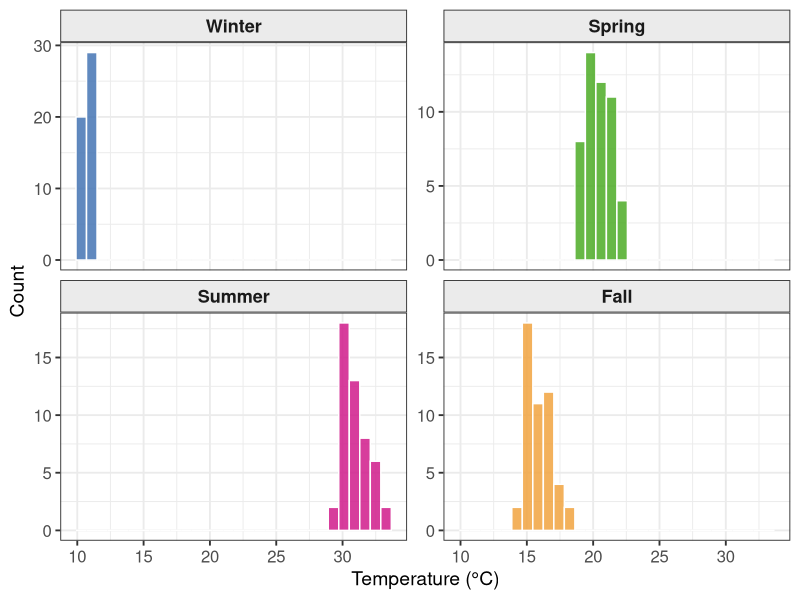
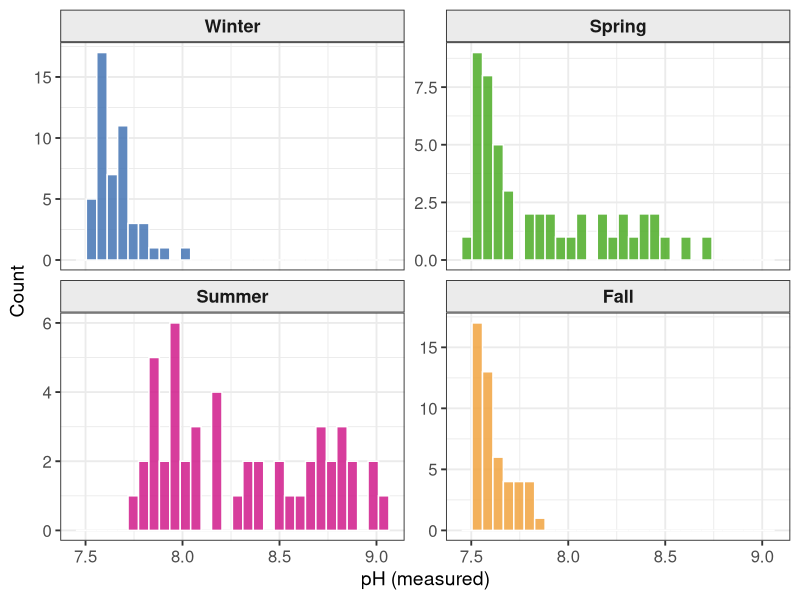
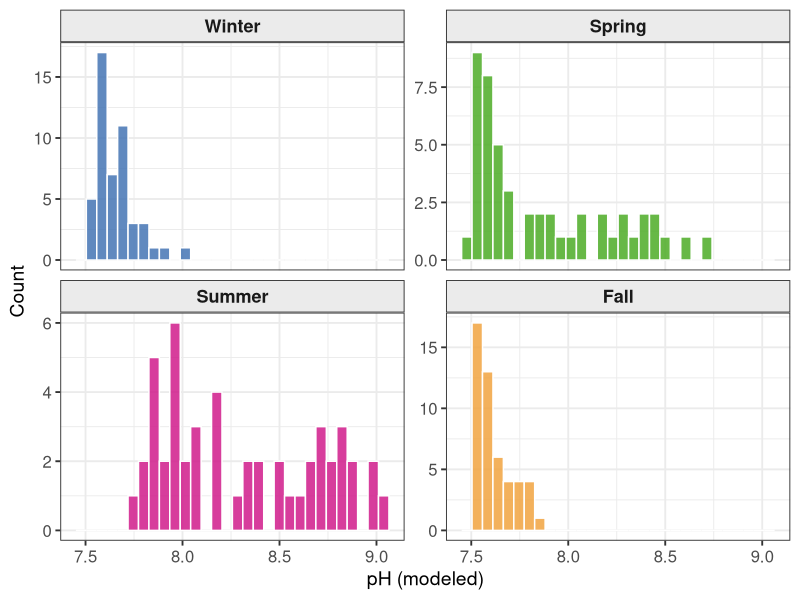
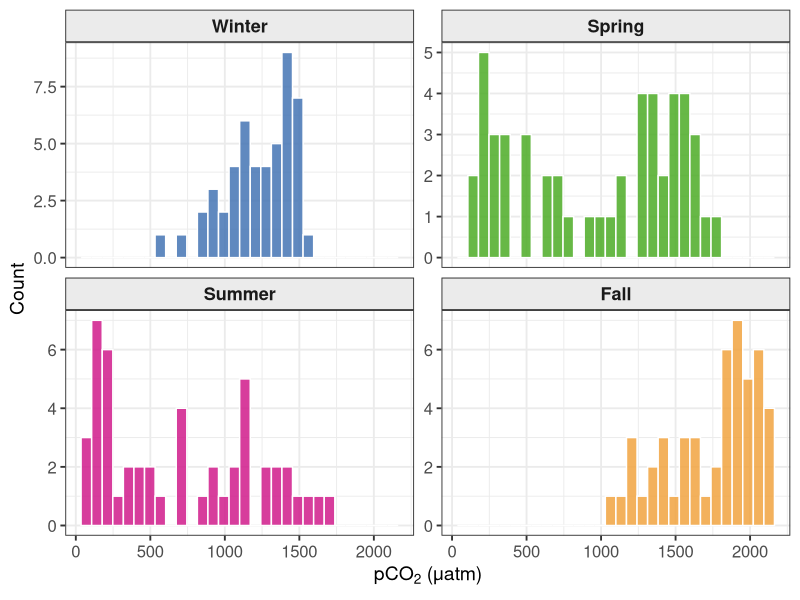
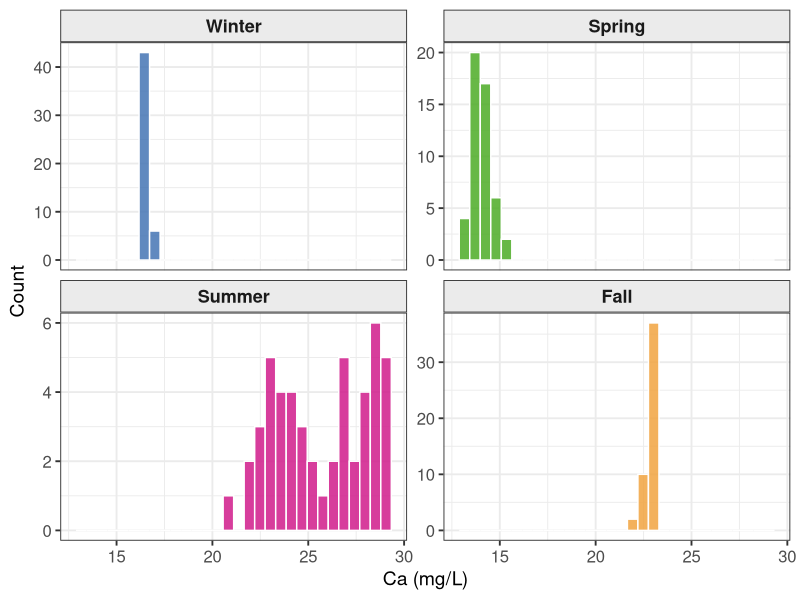
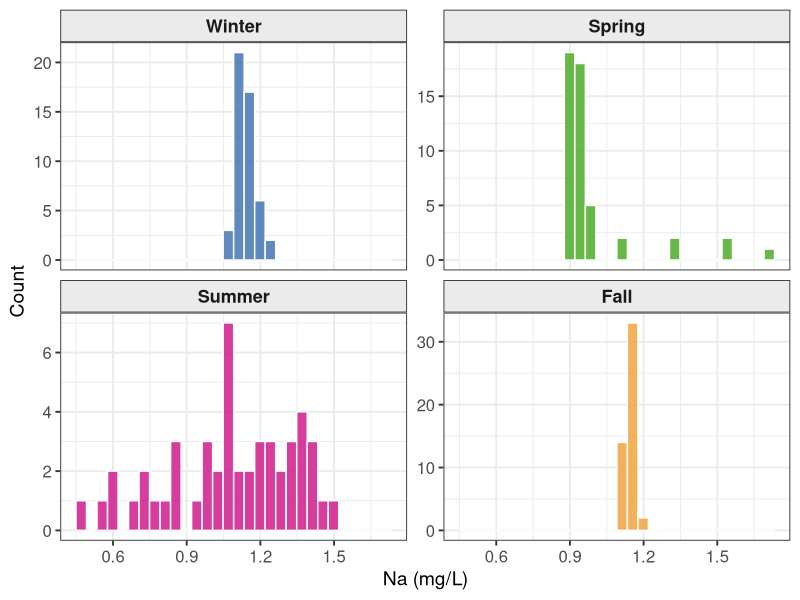
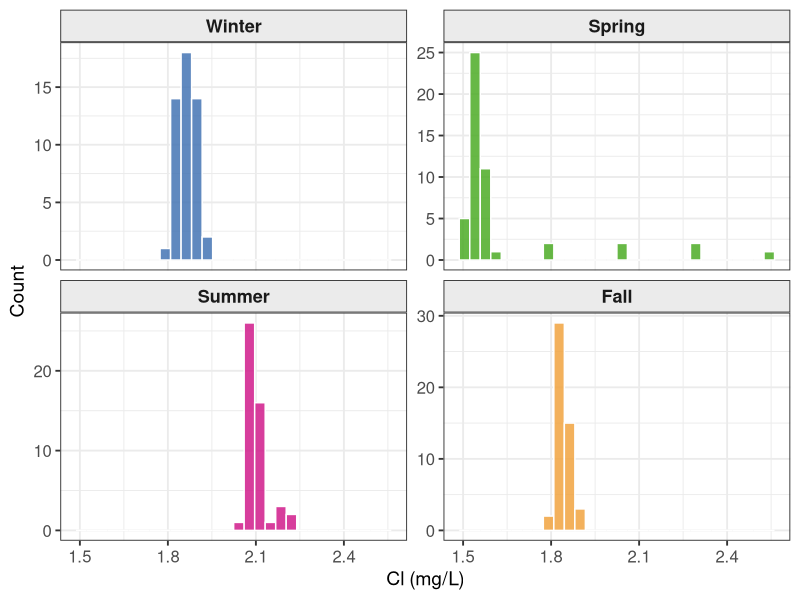
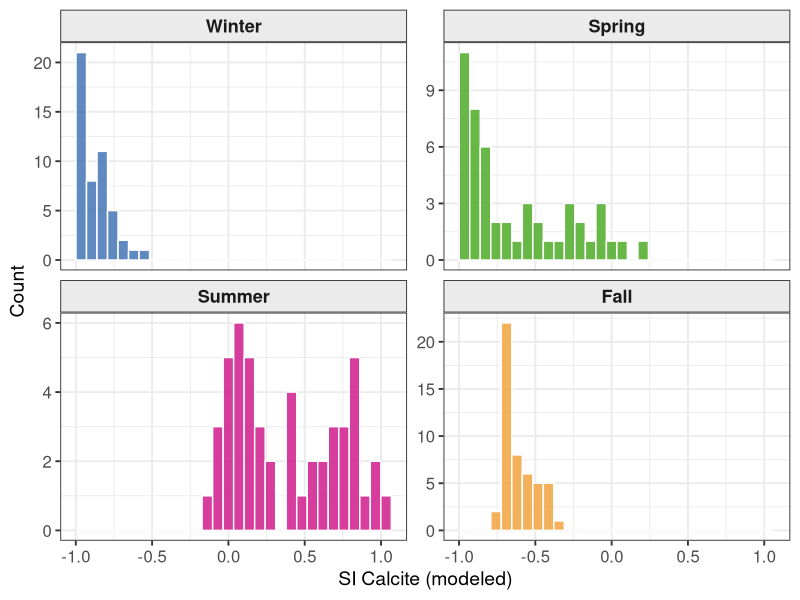

The R source for these figures, in order: (Note: this script raises an error after producing the figures.)
## ---- chunk 1
# nolint: start
library(tidyverse)
library(lubridate)
library(scales)
library(knitr)
library(kableExtra)

# Suppress R CMD CHECK warnings for tidyverse NSE (non-standard evaluation)
utils::globalVariables(c(
  "Season", "DateTime", "Daylight_flag", "is_night", "block_id", "xmin", "xmax",
  "Parameter", "Value", "Type", "n", "Mean", "SD", "Median", "Min", "Max",
  "Variable", "GPP_observed_mgO2Lh", "GPP_modeled_mgO2Lh",
  "ER_observed_mgO2Lh", "ER_modeled_mgO2Lh", "NEP_mgO2Lh",
  "SI_Calcite", "SIc", "Ca_measured_mgL", "pCO2_uatm", "CO2flux_mmol_m2_d",
  "pH_measured", "pH_modeled", "Temperature_C", "PAR_Wm2",
  "KO2_m_d", "k600_m_d", "CO2aq_mgL", "HCO3_mgL", "CO3_mgL", "DIC_mgL",
  "d13C_DIC_measured", "d13C_DIC_modeled", "d13C_residual",
  "d13C_CO2aq_eq", "d13C_HCO3_eq", "Na_measured_mgL", "Cl_measured_mgL",
  "SI_scaled", "SIc_scaled", "flux_pos", "flux_neg", "y_outgas", "y_ingas"
))
# nolint: end

# Create output directory for plots
dir.create("plots", showWarnings = FALSE)

# Helper: save a ggplot in both PNG and SVG
save_plot <- function(p, name, width = 12, height = 6, dpi = 300) {
  ggsave(file.path("plots", paste0(name, ".png")), p, # nolint: unmatched_fun
         width = width, height = height, dpi = dpi, bg = "white")
  ggsave(file.path("plots", paste0(name, ".svg")), p, # nolint: unmatched_fun
         width = width, height = height, bg = "white")
  invisible(p)
}

# Publication-quality theme (base_size = 14 → ~8 pt at double-column print
# width). Adjust base_size if targeting a different final print size.
theme_pub <- theme_bw(base_size = 14) +
  theme(
    plot.title         = element_text(face = "bold", size = 16),
    axis.title         = element_text(size = 14),
    axis.text          = element_text(size = 12),
    strip.text         = element_text(size = 13, face = "bold"),
    strip.background   = element_rect(fill = "grey92"),
    legend.title       = element_text(size = 13),
    legend.text        = element_text(size = 12),
    legend.key.size    = unit(0.8, "lines")
  )

# Helper: build a data frame of contiguous night-time intervals for
# geom_rect shading. Each row in the source data is assumed to cover one
# hour; rectangles are padded by ±30 min so they span the full hour of
# each timestep.
get_night_rects <- function(data) {
  data |>
    arrange(Season, DateTime) |> # nolint: unmatched_fun
    group_by(Season) |> # nolint: unmatched_fun
    mutate( # nolint: unmatched_fun
      is_night = Daylight_flag == 0, # nolint: object_name
      block_id = cumsum(is_night != lag(is_night, default = FALSE)) # nolint: object_name
    ) |>
    filter(is_night) |>
    group_by(Season, block_id) |> # nolint: object_name
    summarise( # nolint: unmatched_fun
      xmin = min(DateTime) - minutes(30),
      xmax = max(DateTime) + minutes(30),
      .groups = "drop"
    )
}

# Shorthand geom for night shading (drawn first so it sits behind all data)
night_rect <- function(night_df) {
  geom_rect( # nolint: unmatched_fun
    data        = night_df,
    aes(xmin = xmin, xmax = xmax, ymin = -Inf, ymax = Inf), # nolint: unmatched_fun, object_name
    fill        = "grey80",
    alpha       = 0.45,
    inherit.aes = FALSE
  )
}

season_levels <- c("Winter", "Spring", "Summer", "Fall")
season_colors <- c(Winter = "#4575b4", Spring = "#4dac26",
                   Summer = "#d01c8b", Fall   = "#f1a340")
## ---- chunk 2
df <- read_csv("Diel_v9_results_allseasons.csv") |>
  mutate(
    DateTime = mdy_hm(DateTime),
    Season   = factor(Season, levels = season_levels)
  )

cat("Rows:", nrow(df), "\n")
cat("Seasons present:", paste(levels(droplevels(df$Season)), collapse = ", "), "\n")
cat("Date range:", format(min(df$DateTime, na.rm = TRUE)),
    "to", format(max(df$DateTime, na.rm = TRUE)), "\n")
glimpse(df)
## ---- chunk 3
# Pre-compute night intervals once; reused in every time-series plot
night_df <- get_night_rects(df)

# Subsample observed data to one point every four hours (first point of each season
# is always included; row_number() %% 4 == 1 picks rows 1, 5, 9, … per season)
obs_subsample <- df |>
  group_by(Season) |>
  arrange(DateTime) |>
  filter(row_number() %% 4 == 1) |>
  ungroup()
## ---- chunk 4
# Numeric parameters to analyse — excludes binary Daylight_flag
num_params <- c(
  "Temperature_C", "pH_measured", "pH_modeled", "pCO2_uatm",
  "Ca_measured_mgL", "Na_measured_mgL", "Cl_measured_mgL", "SI_Calcite",
  "PAR_Wm2", "GPP_observed_mgO2Lh", "GPP_modeled_mgO2Lh",
  "ER_observed_mgO2Lh", "ER_modeled_mgO2Lh", "NEP_mgO2Lh",
  "KO2_m_d", "k600_m_d", "CO2flux_mmol_m2_d",
  "CO2aq_mgL", "HCO3_mgL", "CO3_mgL", "DIC_mgL",
  "d13C_DIC_measured", "d13C_DIC_modeled", "d13C_residual",
  "d13C_CO2aq_eq", "d13C_HCO3_eq",
  "SIc"
)

# Human-readable axis labels — uses plotmath expression() for sub/superscripts,
# which renders correctly on all R graphics devices including HTML notebooks.
param_labels <- list(
  Temperature_C          = "Temperature (°C)",
  pH_measured            = "pH (measured)",
  pH_modeled             = "pH (modeled)",
  pCO2_uatm              = expression(pCO[2]~"(μatm)"),
  Ca_measured_mgL        = "Ca (mg/L)",
  Na_measured_mgL        = "Na (mg/L)",
  Cl_measured_mgL        = "Cl (mg/L)",
  SI_Calcite             = "SI Calcite (modeled)",
  SIc                    = "SI Calcite (measured)",
  PAR_Wm2                = expression("PAR (W/m"^2*")"),
  GPP_observed_mgO2Lh    = expression("GPP observed (mg"*O[2]*"/L/h)"),
  GPP_modeled_mgO2Lh     = expression("GPP modeled (mg"*O[2]*"/L/h)"),
  ER_observed_mgO2Lh     = expression("ER observed (mg"*O[2]*"/L/h)"),
  ER_modeled_mgO2Lh      = expression("ER modeled (mg"*O[2]*"/L/h)"),
  NEP_mgO2Lh             = expression("NEP (mg"*O[2]*"/L/h)"),
  KO2_m_d                = expression(KO[2]~"(m/d)"),
  k600_m_d               = expression(k[600]~"(m/d)"),
  CO2flux_mmol_m2_d      = expression(CO[2]~"flux (mmol/m"^2*"/d)"),
  CO2aq_mgL              = expression(CO[2]~"aq (mg/L)"),
  HCO3_mgL               = expression(HCO[3]^"-"~"(mg/L)"),
  CO3_mgL                = expression(CO[3]^"2-"~"(mg/L)"),
  DIC_mgL                = "DIC (mg/L)",
  d13C_DIC_measured      = expression(delta^13*"C DIC measured (‰)"),
  d13C_DIC_modeled       = expression(delta^13*"C DIC modeled (‰)"),
  d13C_residual          = expression(delta^13*"C residual (‰)"),
  d13C_CO2aq_eq          = expression(delta^13*"C"~CO[2]~"aq eq (‰)"),
  d13C_HCO3_eq           = expression(delta^13*"C"~HCO[3]^"-"~"eq (‰)")
)

plabel <- function(p) {
  lbl <- param_labels[[p]]
  if (is.null(lbl)) p else lbl
}

# Observed / modeled column pairs (used for combined time-series & stat tests)
obs_mod_pairs <- list(
  pH = list(
    obs   = "pH_measured",
    mod   = "pH_modeled",
    label = "pH"
  ),
  GPP = list(
    obs   = "GPP_observed_mgO2Lh",
    mod   = "GPP_modeled_mgO2Lh",
    label = expression("GPP (mg"*O[2]*"/L/h)")
  ),
  ER = list(
    obs   = "ER_observed_mgO2Lh",
    mod   = "ER_modeled_mgO2Lh",
    label = expression("ER (mg"*O[2]*"/L/h)")
  ),
  d13C_DIC = list(
    obs   = "d13C_DIC_measured",
    mod   = "d13C_DIC_modeled",
    label = expression(delta^13*"C DIC (‰)")
  )
)

# Columns that will appear in a combined obs+mod time-series plot
combined_cols <- unlist(lapply(obs_mod_pairs, function(x) c(x$obs, x$mod)))

# Special-case parameters with bespoke plots
special_ts <- c("pCO2_uatm", "Ca_measured_mgL", "SI_Calcite", "SIc", "CO2flux_mmol_m2_d")

# Remaining parameters get a standard standalone time-series
standalone_ts <- setdiff(num_params, c(combined_cols, special_ts))
## ---- chunk 5
for (p in num_params) {
  pl <- ggplot(df, aes(x = .data[[p]], fill = Season)) +
    geom_histogram(bins = 30, colour = "white", alpha = 0.85) +
    scale_fill_manual(values = season_colors, drop = FALSE) +
    facet_wrap(~Season, scales = "free_y", drop = FALSE) +
    labs(
      x = plabel(p),
      y = "Count"
    ) +
    theme_pub +
    theme(legend.position = "none")
  print(pl)
  save_plot(pl, paste0("hist_", p), width = 10, height = 5)
}
## ---- chunk 6
for (p in num_params) {
  pl <- ggplot(df, aes(x = Season, y = .data[[p]], fill = Season)) +
    geom_boxplot(outlier.size = 0.9, outlier.alpha = 0.4, linewidth = 0.5) +
    scale_fill_manual(values = season_colors, drop = FALSE) +
    labs(
      x = "Season",
      y = plabel(p)
    ) +
    theme_pub +
    theme(legend.position = "none")
  print(pl)
  save_plot(pl, paste0("box_", p), width = 7, height = 5)
}
## ---- chunk 7
obs_mod_fill <- c(Observed = "#e31a1c", Modeled = "#1f78b4")

for (nm in names(obs_mod_pairs)) {
  pair <- obs_mod_pairs[[nm]]

  df_long <- df |>
    select(Season, all_of(c(pair$obs, pair$mod))) |>
    pivot_longer(
      cols      = c(all_of(pair$obs), all_of(pair$mod)),
      names_to  = "Type",
      values_to = "Value"
    ) |>
    mutate(Type = factor(
      case_when(Type == pair$obs ~ "Observed", TRUE ~ "Modeled"),
      levels = c("Observed", "Modeled")
    ))

  pl <- ggplot(df_long, aes(x = Season, y = Value, fill = Type)) +
    geom_boxplot(
      position    = position_dodge(0.8),
      outlier.size  = 0.7,
      outlier.alpha = 0.4,
      linewidth     = 0.5
    ) +
    scale_fill_manual(values = obs_mod_fill, name = NULL) +
    labs(
      x = "Season",
      y = pair$label
    ) +
    theme_pub +
    theme(legend.position = "bottom")

  print(pl)
  save_plot(pl, paste0("box_obsmod_", nm), width = 9, height = 5)
}
## ---- chunk 8
# Per-season stats
by_season <- df |>
  select(Season, all_of(num_params)) |>
  pivot_longer(-Season, names_to = "Parameter", values_to = "Value") |>
  group_by(Parameter, Season) |>
  summarise(
    n      = sum(!is.na(Value)),
    Mean   = mean(Value,   na.rm = TRUE),
    SD     = sd(Value,     na.rm = TRUE),
    Median = median(Value, na.rm = TRUE),
    Min    = min(Value,    na.rm = TRUE),
    Max    = max(Value,    na.rm = TRUE),
    .groups = "drop"
  )

# All-seasons combined
all_comb <- df |>
  select(all_of(num_params)) |>
  pivot_longer(everything(), names_to = "Parameter", values_to = "Value") |>
  group_by(Parameter) |>
  summarise(
    n      = sum(!is.na(Value)),
    Mean   = mean(Value,   na.rm = TRUE),
    SD     = sd(Value,     na.rm = TRUE),
    Median = median(Value, na.rm = TRUE),
    Min    = min(Value,    na.rm = TRUE),
    Max    = max(Value,    na.rm = TRUE),
    .groups = "drop"
  ) |>
  mutate(Season = "All")

summary_tbl <- bind_rows(by_season, all_comb) |>
  mutate(Season = factor(Season, levels = c(season_levels, "All"))) |>
  arrange(Parameter, Season) |>
  mutate(across(where(is.numeric) & !n, ~round(., 4)))

summary_tbl |>
  kable(
    caption   = "Descriptive statistics by season and combined (All)",
    col.names = c("Parameter", "Season", "n", "Mean", "SD",
                  "Median", "Min", "Max")
  ) |>
  kable_styling(
    bootstrap_options = c("striped", "hover", "condensed"),
    full_width = FALSE,
    font_size  = 12
  ) |>
  scroll_box(height = "500px")
## ---- chunk 9
test_results <- imap_dfr(obs_mod_pairs, function(pair, nm) {
  obs_v <- df[[pair$obs]]
  mod_v <- df[[pair$mod]]
  keep  <- !is.na(obs_v) & !is.na(mod_v)
  obs_v <- obs_v[keep]
  mod_v <- mod_v[keep]
  diffs <- obs_v - mod_v

  # When all paired differences are identical (e.g. all zero), neither
  # shapiro.test() nor wilcox.test() can run: both require variance > 0.
  # Check the full diffs vector (not a sample) so the branch is reliable.
  if (diff(range(diffs)) == 0) {
    tibble(
      Parameter               = nm,
      Obs_column              = pair$obs,
      Mod_column              = pair$mod,
      n_pairs                 = length(diffs),
      SW_W                    = NA_real_,
      SW_p                    = NA_real_,
      Normality               = "Constant diffs (tests N/A)",
      Wilcoxon_V              = NA_real_,
      Wilcoxon_p              = NA_real_,
      t_stat                  = NA_real_,
      t_p                     = NA_real_,
      Preferred_test          = "None",
      Significant             = "No (identical distributions)",
      Mean_diff_obs_minus_mod = 0
    )
  } else {
    # Shapiro-Wilk on differences (max 5 000 obs)
    sw_n      <- min(length(diffs), 5000)
    set.seed(42)
    sw        <- shapiro.test(sample(diffs, sw_n))
    normal    <- sw$p.value > 0.05
    norm_note <- if (normal) "Normal" else "Non-normal"

    wt <- wilcox.test(obs_v, mod_v, paired = TRUE, exact = FALSE)
    tt <- t.test(obs_v,     mod_v, paired = TRUE)

    chosen_p <- if (normal) tt$p.value else wt$p.value

    tibble(
      Parameter               = nm,
      Obs_column              = pair$obs,
      Mod_column              = pair$mod,
      n_pairs                 = length(diffs),
      SW_W                    = round(sw$statistic, 4),
      SW_p                    = round(sw$p.value,   4),
      Normality               = norm_note,
      Wilcoxon_V              = round(wt$statistic, 1),
      Wilcoxon_p              = signif(wt$p.value, 4),
      t_stat                  = round(tt$statistic, 3),
      t_p                     = signif(tt$p.value, 4),
      Preferred_test          = if (normal) "t-test" else "Wilcoxon",
      Significant             = if (chosen_p < 0.05) "Yes ***" else "No",
      Mean_diff_obs_minus_mod = round(mean(diffs), 5)
    )
  }
})

test_results |>
  kable(
    caption = "Paired statistical tests — Observed vs. Modeled (α = 0.05)",
    digits  = 4
  ) |>
  kable_styling(
    bootstrap_options = c("striped", "hover", "condensed"),
    full_width = FALSE
  )
## ---- chunk 10
for (nm in names(obs_mod_pairs)) {
  pair <- obs_mod_pairs[[nm]]

  pl <- ggplot(df, aes(x = DateTime)) +
    night_rect(night_df) +
    # Observed: subsampled to one point every 4 h; modeled: full-resolution line
    geom_point(
      data = obs_subsample,
      aes(y = .data[[pair$obs]], colour = "Observed"),
      size = 2.5, alpha = 0.8
    ) +
    geom_line(
      aes(y = .data[[pair$mod]], colour = "Modeled"),
      linewidth = 0.8
    ) +
    scale_colour_manual(
      values = c(Observed = "#e31a1c", Modeled = "#1f78b4"),
      name   = NULL
    ) +
    scale_x_datetime(
      date_labels = "%b %d\n%H:%M",
      date_breaks = "4 hours",
      guide       = guide_axis(check.overlap = TRUE)
    ) +
    facet_wrap(~Season, scales = "free_x") +
    labs(
      x = NULL,
      y = pair$label
    ) +
    theme_pub +
    theme(
      legend.position = "bottom",
      axis.text.x     = element_text(angle = 45, hjust = 1)
    )

  print(pl)
  save_plot(pl, paste0("ts_", nm), width = 14, height = 6)
}
## ---- chunk 11
metab_colors <- c(GPP = "#33a02c", ER = "#e31a1c", NEP = "#1f78b4")

# Long format for modeled lines (GPP, ER) and the single NEP series
df_metab_lines <- df |>
  select(Season, DateTime,
         GPP = GPP_modeled_mgO2Lh,
         ER  = ER_modeled_mgO2Lh,
         NEP = NEP_mgO2Lh) |>
  pivot_longer(c(GPP, ER, NEP),
               names_to  = "Variable",
               values_to = "Value") |>
  mutate(Variable = factor(Variable, levels = c("GPP", "ER", "NEP")))

# Long format for subsampled observed open symbols (GPP and ER only)
df_metab_pts <- obs_subsample |>
  select(Season, DateTime,
         GPP = GPP_observed_mgO2Lh,
         ER  = ER_observed_mgO2Lh) |>
  pivot_longer(c(GPP, ER),
               names_to  = "Variable",
               values_to = "Value") |>
  mutate(Variable = factor(Variable, levels = c("GPP", "ER", "NEP")))

p_metab <- ggplot() +
  night_rect(night_df) +
  geom_line(
    data      = df_metab_lines,
    aes(x = DateTime, y = Value, colour = Variable),
    linewidth = 0.8
  ) +
  geom_point(
    data   = df_metab_pts,
    aes(x = DateTime, y = Value, colour = Variable),
    shape  = 1,      # open circle
    size   = 2.5,
    stroke = 0.8
  ) +
  scale_colour_manual(values = metab_colors, name = NULL) +
  scale_x_datetime(
    date_labels = "%b %d\n%H:%M",
    date_breaks = "4 hours",
    guide       = guide_axis(check.overlap = TRUE)
  ) +
  facet_wrap(~Season, scales = "free_x") +
  labs(
    x = NULL,
    y = expression("mg"*O[2]*"/L/h")
  ) +
  theme_pub +
  theme(
    legend.position = "bottom",
    axis.text.x     = element_text(angle = 45, hjust = 1)
  )

print(p_metab)
save_plot(p_metab, "ts_GPP_ER_NEP", width = 14, height = 6)
## ---- chunk 12
for (p in standalone_ts) {
  pl <- ggplot(df, aes(x = DateTime, y = .data[[p]], colour = Season)) +
    night_rect(night_df) +
    geom_line(linewidth = 0.7) +
    scale_colour_manual(values = season_colors, drop = FALSE) +
    scale_x_datetime(
      date_labels = "%b %d\n%H:%M",
      date_breaks = "4 hours",
      guide       = guide_axis(check.overlap = TRUE)
    ) +
    facet_wrap(~Season, scales = "free_x") +
    labs(
      x = NULL,
      y = plabel(p)
    ) +
    theme_pub +
    theme(
      legend.position = "none",
      axis.text.x     = element_text(angle = 45, hjust = 1)
    )

  print(pl)
  save_plot(pl, paste0("ts_", p), width = 14, height = 6)
}
## ---- chunk 13
# Per-season annotation data frame (label appears at start of each season's data)
ann_pco2 <- df |>
  group_by(Season) |>
  summarise(DateTime = min(DateTime, na.rm = TRUE), .groups = "drop") |>
  mutate(y = 425, label = "atmospheric = 425 ppmv")

p_pco2 <- ggplot(df, aes(x = DateTime, y = pCO2_uatm, colour = Season)) +
  night_rect(night_df) +
  geom_line(linewidth = 0.7) +
  geom_hline(
    yintercept = 425, linetype = "dashed",
    colour = "black", linewidth = 0.8
  ) +
  geom_text(
    data        = ann_pco2,
    aes(x = DateTime, y = y, label = label),
    colour      = "black", vjust = -0.5, hjust = 0,
    size        = 4.5,        # ~12 pt at figure size
    inherit.aes = FALSE
  ) +
  scale_colour_manual(values = season_colors, drop = FALSE) +
  scale_x_datetime(
    date_labels = "%b %d\n%H:%M",
    date_breaks = "4 hours",
    guide       = guide_axis(check.overlap = TRUE)
  ) +
  facet_wrap(~Season, scales = "free_x") +
  labs(
    x = NULL,
    y = expression(pCO[2]~"(μatm)")
  ) +
  theme_pub +
  theme(
    legend.position = "none",
    axis.text.x     = element_text(angle = 30, hjust = 1)
  )

print(p_pco2)
save_plot(p_pco2, "ts_pCO2_uatm", width = 12, height = 6)
## ---- chunk 14
ca_rng <- range(df$Ca_measured_mgL, na.rm = TRUE)
# Expand SI range to cover both modeled (SI_Calcite) and measured (SIc) values
si_rng <- range(c(df$SI_Calcite, df$SIc), na.rm = TRUE)

# Linear transforms: SI <-> Ca primary-axis scale
si_to_ca <- function(x) (x - si_rng[1]) / diff(si_rng) * diff(ca_rng) + ca_rng[1]
ca_to_si <- function(x) (x - ca_rng[1]) / diff(ca_rng) * diff(si_rng) + si_rng[1]

df_ca_si <- df |>
  mutate(
    SI_scaled  = si_to_ca(SI_Calcite),
    SIc_scaled = si_to_ca(SIc)
  )

# Subsampled observed SIc points (every 4 h, matching obs_subsample cadence)
df_ca_si_pts <- obs_subsample |>
  mutate(SIc_scaled = si_to_ca(SIc))

p_ca_si <- ggplot(df_ca_si, aes(x = DateTime)) +
  night_rect(night_df) +
  geom_line(aes(y = Ca_measured_mgL,   colour = "Ca (mg/L)"),
            linewidth = 0.7) +
  geom_line(aes(y = SI_scaled,         colour = "SI Calcite (modeled)"),
            linewidth = 0.7, linetype = "dashed") +
  geom_point(
    data   = df_ca_si_pts,
    aes(y = SIc_scaled, colour = "SI Calcite (measured)"),
    shape  = 1, size = 2.5, stroke = 0.8
  ) +
  scale_y_continuous(
    name     = "Ca (mg/L)",
    sec.axis = sec_axis(~ca_to_si(.), name = "SI Calcite")
  ) +
  scale_colour_manual(
    values = c(
      "Ca (mg/L)"             = "#1b7837",
      "SI Calcite (modeled)"  = "#762a83",
      "SI Calcite (measured)" = "#9970ab"
    ),
    name = NULL
  ) +
  scale_x_datetime(
    date_labels = "%b %d\n%H:%M",
    date_breaks = "4 hours",
    guide       = guide_axis(check.overlap = TRUE)
  ) +
  facet_wrap(~Season, scales = "free_x") +
  labs(x = NULL) +
  theme_pub +
  theme(
    legend.position    = "bottom",
    axis.text.x        = element_text(angle = 30, hjust = 1),
    axis.title.y.right = element_text(colour = "#762a83"),
    axis.text.y.right  = element_text(colour = "#762a83"),
    axis.title.y.left  = element_text(colour = "#1b7837"),
    axis.text.y.left   = element_text(colour = "#1b7837")
  )

print(p_ca_si)
save_plot(p_ca_si, "ts_Ca_SI_Calcite", width = 12, height = 6)
## ---- chunk 15
df_flux <- df |>
  mutate(
    flux_pos = pmax(CO2flux_mmol_m2_d, 0),   # above zero (outgassing)
    flux_neg = pmin(CO2flux_mmol_m2_d, 0)    # below zero (ingassing)
  )

# Per-season mid-point and label y-positions
ann_flux <- df_flux |>
  group_by(Season) |>
  summarise(
    DateTime = mean(DateTime,            na.rm = TRUE),
    y_outgas = max(CO2flux_mmol_m2_d,   na.rm = TRUE) * 0.6,
    y_ingas  = min(CO2flux_mmol_m2_d,   na.rm = TRUE) * 0.6,
    .groups  = "drop"
  )

p_flux <- ggplot(df_flux, aes(x = DateTime)) +
  night_rect(night_df) +
  geom_ribbon(
    aes(ymin = 0, ymax = flux_pos, fill = "Outgassing"),
    alpha = 0.45
  ) +
  geom_ribbon(
    aes(ymin = flux_neg, ymax = 0, fill = "Ingassing"),
    alpha = 0.45
  ) +
  geom_line(
    aes(y = CO2flux_mmol_m2_d),
    linewidth = 0.6, colour = "grey25"
  ) +
  geom_hline(yintercept = 0, linewidth = 0.8, colour = "black") +
  geom_text(
    data        = ann_flux,
    aes(x = DateTime, y = y_outgas, label = "Outgassing"),
    colour      = "#d73027", fontface = "bold",
    size        = 5,          # ~14 pt at figure size
    inherit.aes = FALSE
  ) +
  geom_text(
    data        = ann_flux,
    aes(x = DateTime, y = y_ingas, label = "Ingassing"),
    colour      = "#4575b4", fontface = "bold",
    size        = 5,
    inherit.aes = FALSE
  ) +
  scale_fill_manual(
    values = c(Outgassing = "#d73027", Ingassing = "#4575b4"),
    name   = NULL
  ) +
  scale_x_datetime(
    date_labels = "%b %d\n%H:%M",
    date_breaks = "4 hours",
    guide       = guide_axis(check.overlap = TRUE)
  ) +
  facet_wrap(~Season, scales = "free_x") +
  labs(
    x = NULL,
    y = expression(CO[2]~"flux (mmol/m"^2*"/d)")
  ) +
  theme_pub +
  theme(
    legend.position = "none",
    axis.text.x     = element_text(angle = 30, hjust = 1)
  )

print(p_flux)
save_plot(p_flux, "ts_CO2flux", width = 12, height = 6)
## ---- chunk 16
sessionInfo()
